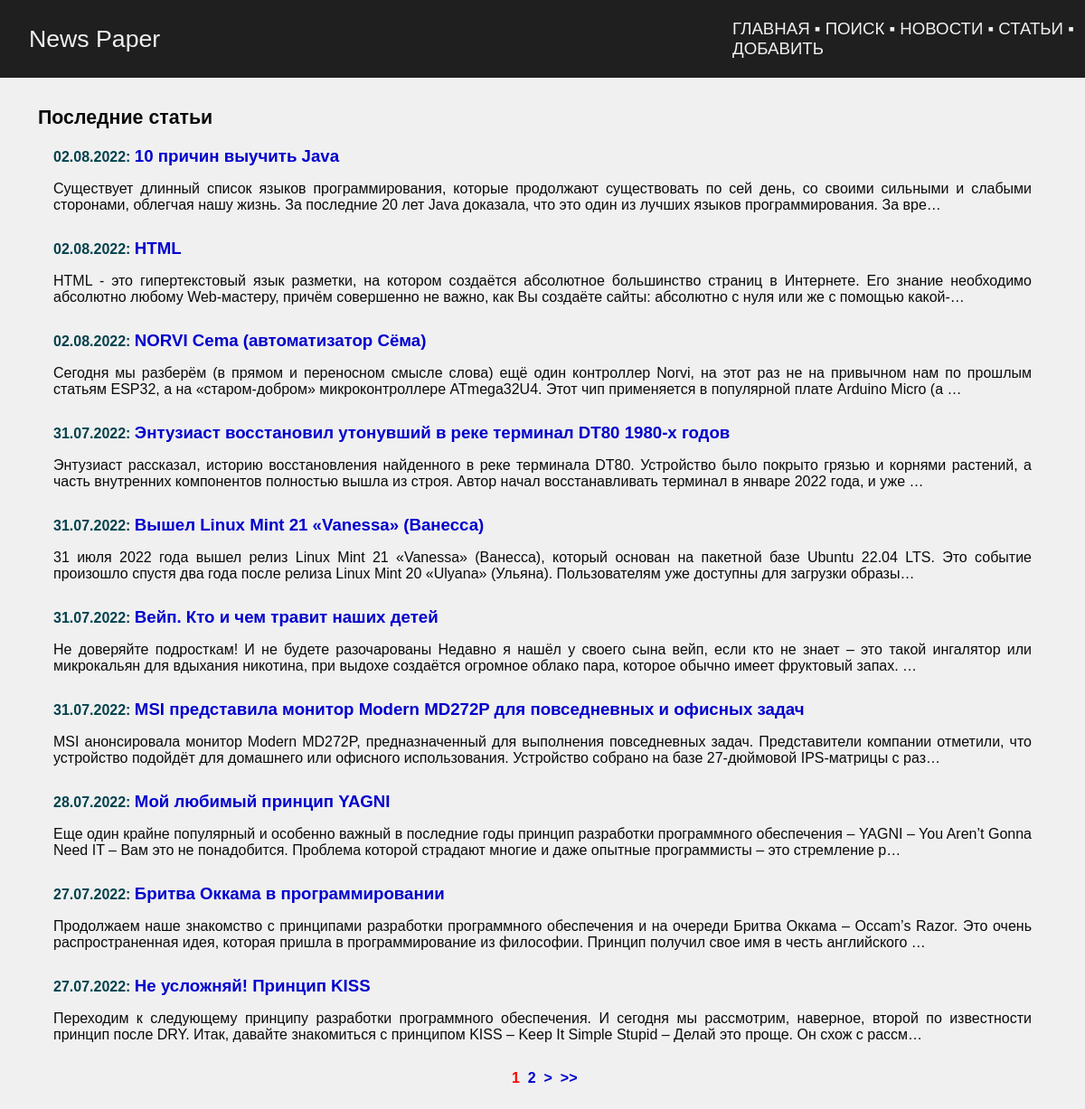
The app's page /articles/ with its own data.
### news/models.py (models this page shows, shortened)
class Post(models.Model):
    author_post = models.ForeignKey(
        Author, on_delete=models.CASCADE, verbose_name='Автор',
    )
    ARTICLE = 'ART'
    NEWS = 'NWS'
    CHOICE_CAT = [
        (ARTICLE, 'Статья'),
        (NEWS, 'Новость'),
    ]
    type_cat = models.CharField(
        max_length=3, choices=CHOICE_CAT, default=ARTICLE,
        verbose_name='Тип контента',
    )
    date_pub = models.DateTimeField(
        auto_now_add=True, verbose_name='Дата публикации',
    )
    post_cat = models.ManyToManyField(
        Category, through='PostCategory', verbose_name='Категория',
    )
    name = models.CharField(
        max_length=128,
        verbose_name='Название',
    )
    content = models.TextField(
        verbose_name='Контент',
    )
    content_rate = models.SmallIntegerField(
        default=0,
        verbose_name='Рейтинг',
    )
    class Meta:
        verbose_name = 'Пост'
        verbose_name_plural = 'Посты'

### news/views.py (the view)
# urls.py: path('articles/', ArticlesView.as_view(), name='articles'),
class ArticlesView(generic.ListView):
    queryset = Post.objects.filter(type_cat='ART')
    ordering = '-date_pub'
    template_name = 'articles.html'
    context_object_name = 'articles'
    paginate_by = 10

### news/templatetags/censor.py (called while the page is built)
@register.filter()
def censor(in_text):
    censured_text = in_text
    with open('static/json/bad_words.json', 'r') as censor_file:
        bad_text = json.load(censor_file)
    for word in censured_text.split():
        if word.lower() in bad_text:
            censured_text = censured_text.replace(
                word,
                f'{word[0]}{"*" * (len(word) - 1)}'
            )
    return censured_text

### news/templatetags/news_tags.py (called while the page is built)
@register.simple_tag(takes_context=True)
def url_replace(context, **kwargs):
    d = context['request'].GET.copy()
    for k, v in kwargs.items():
        d[k] = v
    return d.urlencode()

### templates/articles.html (shortened to what this page needs)
{% extends 'default.html' %}
{% load censor %}
{% load news_tags %}
{% block content %}
<table class="news">
    <tr>
        <th>Последние статьи</th>
    </tr>
    <tr>
        <td>
            <table>
            {% for nw in articles %}
            <tr>
                <td>
                    <span class="metanews">
                        {{ nw.date_pub|date:'d.m.Y' }}:
                    </span>
                    <a class="news_title" href="{% url 'news:detail' nw.id %}">
                        {{ nw.name|censor }}
                    </a>
                    <br>
                    <p>{{ nw.content|censor|truncatechars:250 }}</p>
                </td>
            </tr>
            {% endfor %}
            </table>
        </td>
    </tr>
</table>
<div class="pagination">
    <span class="current">&nbsp;{{ page_obj.number }}&nbsp;</span>
    {% if page_obj.has_next %}
        <a href="?{% url_replace page=page_obj.next_page_number %}">{{ page_obj.next_page_number }}</a>
        <a href="?{% url_replace page=page_obj.next_page_number %}">&nbsp;></a>
        <a href="?{% url_replace page=page_obj.paginator.num_pages %}">&nbsp;>></a>
    {% endif %}
</div>
{% endblock content %}

### static/css/styles.css (style rules this page uses)
body { margin: 0; background-color: #f0f0f0; font-family: Calibri, Arial, Helvetica, sans-serif; }
a.news_title:link { color: mediumblue; font-size: 14pt; font-weight: bolder; text-decoration: none; }
table.news { width: 100%; font-size: 12pt; }
table.news th { padding: 5px 15px; text-align: left; font-weight: bolder; font-size: 16pt; }
table.news td { padding: 5px 15px; vertical-align: top; text-align: justify; }
.metanews { font-size: 12pt; font-weight: bolder; color: #04414d }
div.pagination { font-size: 12pt; color: black; text-align: center; font-weight: bolder; }
div.pagination a:link { color: mediumblue; text-decoration: none; }
.current { color: red; }

### records on screen
Post: date_pub "02.08.2022", name|censor "10 причин выучить Java", content|censor "Существует длинный список языков программирования, которые продолжают существовать по сей день, со своими сильными и слабыми сторонами, облегчая нашу жизнь. За последние 20 лет Java доказала, что это один из лучших языков программирования. За вре…"
Post: date_pub "02.08.2022", name|censor "HTML", content|censor "HTML - это гипертекстовый язык разметки, на котором создаётся абсолютное большинство страниц в Интернете. Его знание необходимо абсолютно любому Web-мастеру, причём совершенно не важно, как Вы создаёте сайты: абсолютно с нуля или же с помощью какой-…"
Post: date_pub "02.08.2022", name|censor "NORVI Cema (автоматизатор Сёма)", content|censor "Сегодня мы разберём (в прямом и переносном смысле слова) ещё один контроллер Norvi, на этот раз не на привычном нам по прошлым статьям ESP32, а на «старом-добром» микроконтроллере ATmega32U4. Этот чип применяется в популярной плате Arduino Micro (а …"
Post: date_pub "31.07.2022", name|censor "Энтузиаст восстановил утонувший в реке терминал DT80 1980-х годов", content|censor "Энтузиаст рассказал, историю восстановления найденного в реке терминала DT80. Устройство было покрыто грязью и корнями растений, а часть внутренних компонентов полностью вышла из строя. Автор начал восстанавливать терминал в январе 2022 года, и уже …"
Post: date_pub "31.07.2022", name|censor "Вышел Linux Mint 21 «Vanessa» (Ванесса)", content|censor "31 июля 2022 года вышел релиз Linux Mint 21 «Vanessa» (Ванесса), который основан на пакетной базе Ubuntu 22.04 LTS. Это событие произошло спустя два года после релиза Linux Mint 20 «Ulyana» (Ульяна). Пользователям уже доступны для загрузки образы…"
Post: date_pub "31.07.2022", name|censor "Вейп. Кто и чем травит наших детей", content|censor "Не доверяйте подросткам! И не будете разочарованы Недавно я нашёл у своего сына вейп, если кто не знает – это такой ингалятор или микрокальян для вдыхания никотина, при выдохе создаётся огромное облако пара, которое обычно имеет фруктовый запах. …"
Post: date_pub "31.07.2022", name|censor "MSI представила монитор Modern MD272P для повседневных и офисных задач", content|censor "MSI анонсировала монитор Modern MD272P, предназначенный для выполнения повседневных задач. Представители компании отметили, что устройство подойдёт для домашнего или офисного использования. Устройство собрано на базе 27-дюймовой IPS-матрицы с раз…"
Post: date_pub "28.07.2022", name|censor "Мой любимый принцип YAGNI", content|censor "Еще один крайне популярный и особенно важный в последние годы принцип разработки программного обеспечения – YAGNI – You Aren’t Gonna Need IT – Вам это не понадобится. Проблема которой страдают многие и даже опытные программисты – это стремление р…"
Post: date_pub "27.07.2022", name|censor "Бритва Оккама в программировании", content|censor "Продолжаем наше знакомство с принципами разработки программного обеспечения и на очереди Бритва Оккама – Occam’s Razor. Это очень распространенная идея, которая пришла в программирование из философии. Принцип получил свое имя в честь английского …"
Post: date_pub "27.07.2022", name|censor "Не усложняй! Принцип KISS", content|censor "Переходим к следующему принципу разработки программного обеспечения. И сегодня мы рассмотрим, наверное, второй по известности принцип после DRY. Итак, давайте знакомиться с принципом KISS – Keep It Simple Stupid – Делай это проще. Он схож с рассм…"

### other values on screen
{{ page_obj.number }} "1"
{{ page_obj.next_page_number }} "2"
